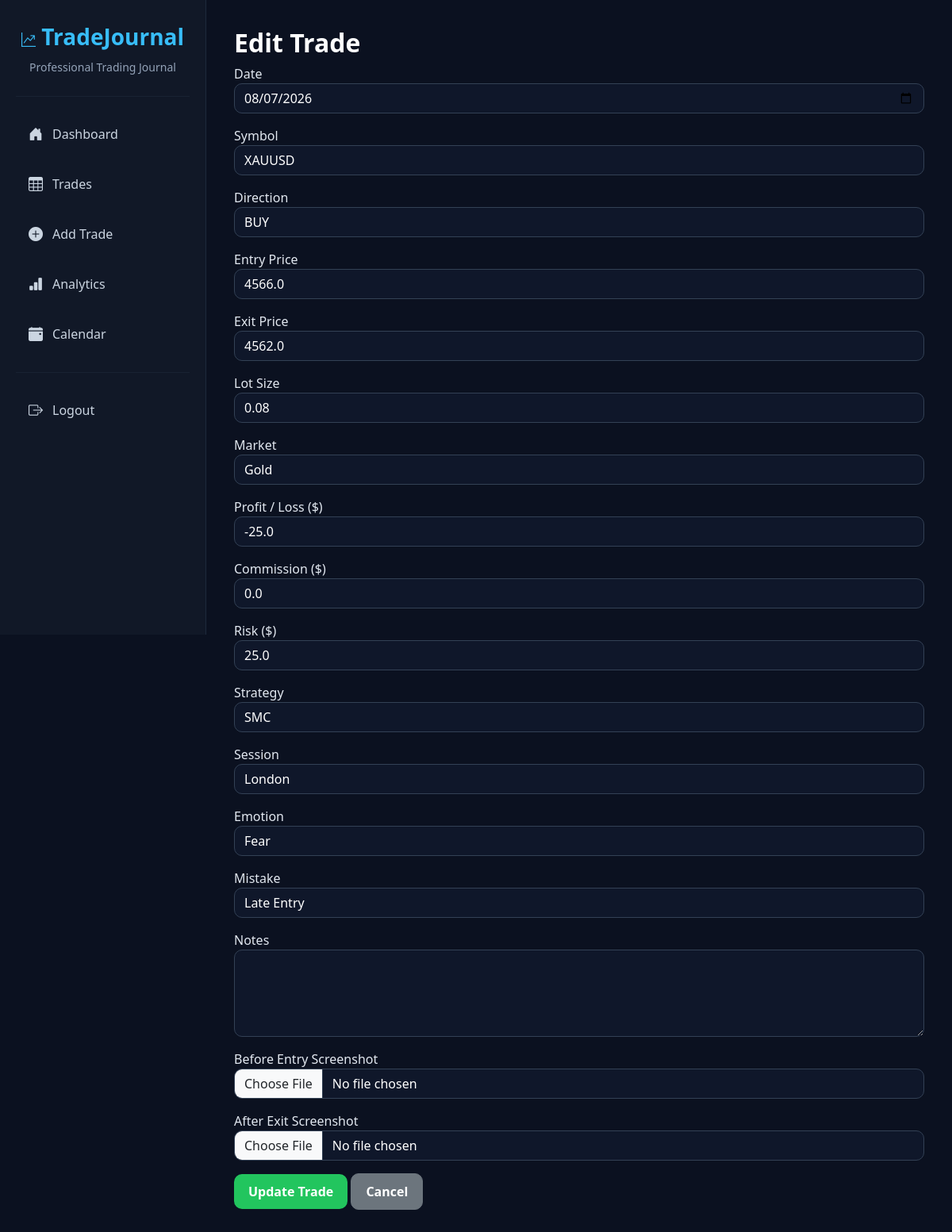
Screenshot of /edit_trade/10 (signed in) with the database file from the repository.
### models/trade.py (models this page shows)
class Trade(db.Model):
    __tablename__ = "trades"
    id = db.Column(db.Integer, primary_key=True)
    date = db.Column(db.String(20), nullable=False)
    symbol = db.Column(db.String(20), nullable=False)
    direction = db.Column(db.String(10), nullable=False)
    entry = db.Column(db.Float, nullable=False)
    exit = db.Column(db.Float, nullable=False)
    lot = db.Column(db.Float, nullable=False)
    market = db.Column(db.String(20), default="Forex")
    profit_loss = db.Column(db.Float, default=0)
    commission = db.Column(db.Float, default=0)
    risk = db.Column(db.Float, default=0)
    strategy = db.Column(db.String(50), default="")
    session = db.Column(db.String(30), default="")
    emotion = db.Column(db.String(50), default="")
    mistake = db.Column(db.String(100), default="")
    notes = db.Column(db.Text)
    before_image = db.Column(db.String(255))
    after_image = db.Column(db.String(255))
    user_id = db.Column(db.Integer, db.ForeignKey("users.id"))

### routes/trades.py (the view, shortened to what this page needs)
@trades_bp.route("/edit_trade/<int:id>", methods=["GET", "POST"])
@login_required
def edit_trade(id):
    trade = Trade.query.filter_by(
        id=id,
        user_id=current_user.id
    ).first_or_404()
    return render_template(
        "edit_trade.html",
        trade=trade
    )

### app.py (called while the page is built)
@login_manager.user_loader
def load_user(user_id):
    return User.query.get(int(user_id))

### templates/edit_trade.html (shortened to what this page needs)
{% extends "base.html" %}
{% block content %}
<h2>Edit Trade</h2>
<form method="POST" enctype="multipart/form-data">
    <div class="mb-3">
        <label>Date</label>
        <input
            type="date"
            name="date"
            class="form-control"
            value="{{ trade.date }}"
            required>
    </div>
    <div class="mb-3">
        <label>Symbol</label>
        <input
            type="text"
            name="symbol"
            class="form-control"
            value="{{ trade.symbol }}"
            required>
    </div>
    <div class="mb-3">
        <label>Direction</label>
        <select
            name="direction"
            class="form-control">
            <option value="BUY"
            {% if trade.direction=="BUY" %}selected{% endif %}>
            BUY
            </option>
        </select>
    </div>
    <div class="mb-3">
        <label>Entry Price</label>
        <input
            type="number"
            step="0.01"
            name="entry"
            class="form-control"
            value="{{ trade.entry }}"
            required>
    </div>
    <div class="mb-3">
        <label>Exit Price</label>
        <input
            type="number"
            step="0.01"
            name="exit"
            class="form-control"
            value="{{ trade.exit }}"
            required>
    </div>
    <div class="mb-3">
        <label>Lot Size</label>
        <input
            type="number"
            step="0.01"
            name="lot"
            class="form-control"
            value="{{ trade.lot }}"
            required>
    </div>
    <div class="mb-3">
    <label>Market</label>
    <select name="market" class="form-control">
        <option value="Gold" {% if trade.market=="Gold" %}selected{% endif %}>Gold</option>
    </select>
</div>
    <div class="mb-3">
    <label>Profit / Loss ($)</label>
    <input
        type="number"
        step="0.01"
        name="profit_loss"
        class="form-control"
        value="{{ trade.profit_loss }}">
</div>
    <div class="mb-3">
    <label>Commission ($)</label>
    <input
        type="number"
        step="0.01"
        name="commission"
        class="form-control"
        value="{{ trade.commission }}">
</div>
<div class="mb-3">
    <label>Risk ($)</label>
    <input
        type="number"
        step="0.01"
        name="risk"
        class="form-control"
        value="{{ trade.risk }}">
</div>
    <div class="mb-3">
    <label>Strategy</label>
    <select name="strategy" class="form-control">
        <option value="SMC" {% if trade.strategy=="SMC" %}selected{% endif %}>SMC</option>
    </select>
    </div>
    <div class="mb-3">
    <label>Session</label>
    <select name="session" class="form-control">
        <option value="London" {% if trade.session=="London" %}selected{% endif %}>London</option>
    </select>
    </div>
    <div class="mb-3">
    <label>Emotion</label>
    <select name="emotion" class="form-control">
        <option value="Fear" {% if trade.emotion=="Fear" %}selected{% endif %}>Fear</option>
    </select>
    </div>
    <div class="mb-3">
    <label>Mistake</label>
    <select name="mistake" class="form-control">
        <option value="Late Entry" {% if trade.mistake=="Late Entry" %}selected{% endif %}>Late Entry</option>
    </select>
    </div>
    <div class="mb-3">
        <label>Notes</label>
        <textarea
            name="notes"
            class="form-control"
            rows="4">{{ trade.notes }}</textarea>
    </div>
    <div class="mb-3">
    <label>Before Entry Screenshot</label>
    <input
        type="file"
        name="before_image"
        class="form-control"
        accept="image/*">
</div>
<div class="mb-3">
    <label>After Exit Screenshot</label>
    <input
        type="file"
        name="after_image"
        class="form-control"
        accept="image/*">
</div>
    <button class="btn btn-success">
        Update Trade
    </button>
    <a href="/trades"
       class="btn btn-secondary">
        Cancel
    </a>
</form>
{% endblock %}

### static/css/style.css (style rules this page uses)
* { margin:0; padding:0; box-sizing:border-box; }
body { background:#0B1120; color:#E2E8F0; font-family:"Segoe UI",Tahoma,Geneva,Verdana,sans-serif; }
h1,h2,h3 { font-weight:700; color:white; }
.btn { border-radius:10px; font-weight:600; padding:10px 18px; }
.btn-success { background:#22C55E; border:none; }
.form-control, .form-select { background:#0F172A; color:white; border:1px solid #334155; border-radius:10px; }
textarea { resize:vertical; }

### rows the page displays
Trade: date "08/07/2026", symbol "XAUUSD", direction "BUY", entry "4566.0", exit "4562.0", lot "0.08", market "Gold", profit_loss "-25.0", commission "0.0", risk "25.0", strategy "SMC", session "London", emotion "Fear", mistake "Late Entry"
